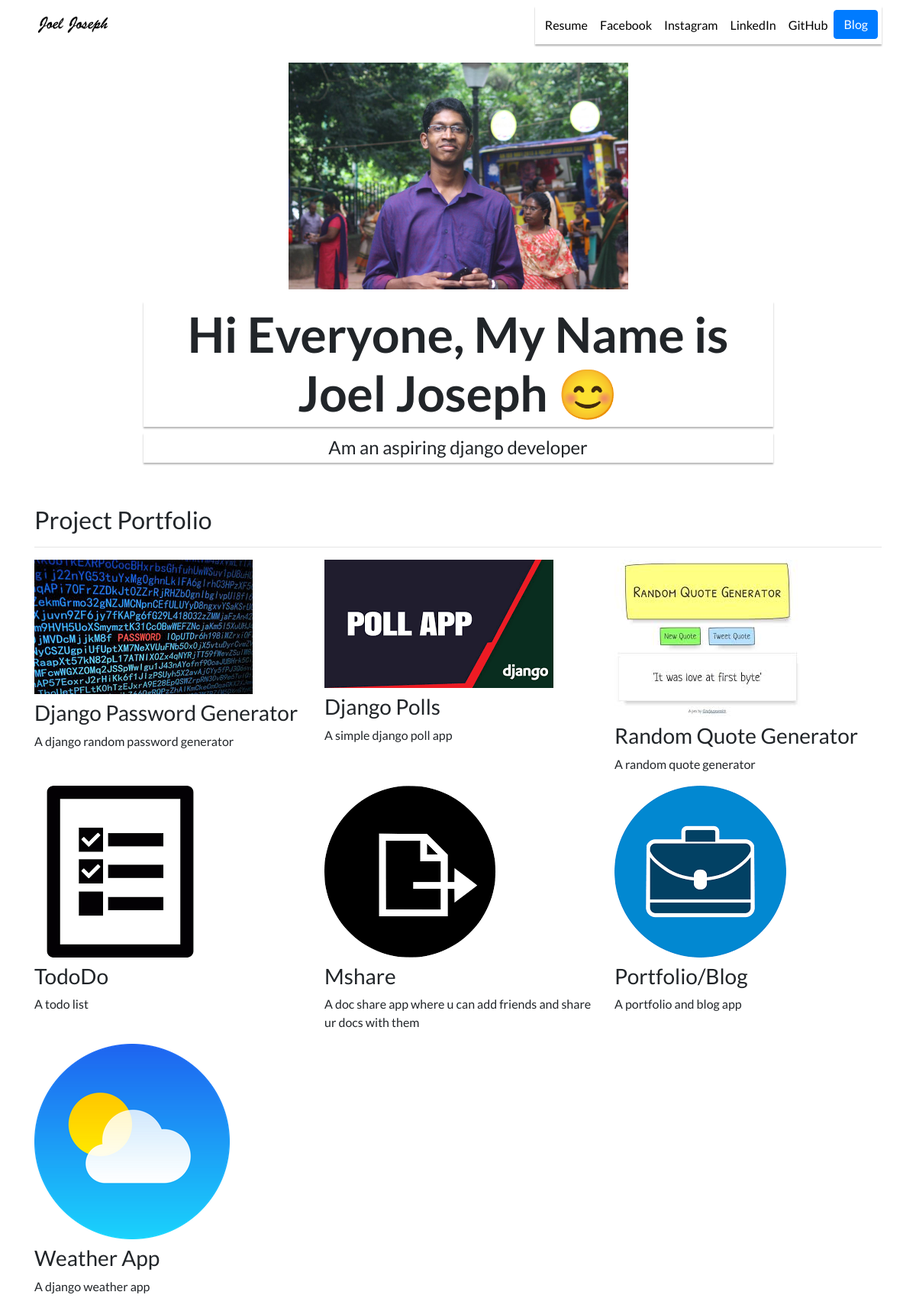
The page / on the database its author committed.
### portfolio/models.py (models this page shows, shortened)
class Project(models.Model):
    title=models.CharField(max_length=100)
    description=models.CharField(max_length=300)
    image=models.ImageField(upload_to='portfolio/images/')
    url=models.URLField(blank=True)

### portfolio/views.py (the view)
# urls.py: 2. Add a URL to urlpatterns:  path('', views.home, name='home')
def home(request):
    projects = Project.objects.all()
    return render(request,'portfolio/home.html', {'projects':projects})

### portfolio/templates/portfolio/home.html
{% extends "portfolio/base.html" %}
{% load static %}
{% block content %}
<div class="row justify-content-center my-3">
  <div class="col-5">
    <img src="{% static 'portfolio/IMG_9255.jpg' %}" class="img-fluid">
  </div>
</div>
<div class="row justify-content-center mb-3">
  <div class="col-md-9 text-center">
    <h2 id="hometext" class="font-weight-bold" style="background:white;
box-shadow: 0px 2px 2px rgba(0, 0, 0, 0.3);
padding: 5px;">Hi Everyone, My Name is Joel Joseph 😊</h2>
		<h4 style="background:white;
box-shadow: 0px 2px 2px rgba(0, 0, 0, 0.3);
padding: 5px;"> Am an aspiring django developer </h4>
  </div>
</div>
<h2 class="mt-5">Project Portfolio</h2>
<hr>
<div class="row">
  {% for project in projects %}
  <div class="col-lg-4 col-md-6">
    {% if project.url %}
    <a href="{{ project.url }}">
      <img src="{{ project.image.url }}" class="img-fluid mb-2">
    </a>
    {% else %}
    <img src="{{ project.image.url }}" class="img-fluid mb-2">
    {% endif %}
    <h3>{{ project.title }}</h3>
    <p>{{ project.description }}</p>
  </div>
  {% endfor %}
</div>
{% endblock %}

### portfolio/templates/portfolio/base.html (shortened to what this page needs)
{% load static %}
<!doctype html>
<html lang="en">
<head>
  <link rel="stylesheet" href="https://stackpath.bootstrapcdn.com/bootstrap/4.4.1/css/bootstrap.min.css">
  <link rel="stylesheet" href="{% static 'portfolio/custom.css' %}">
</head>
<body>
  <nav id="topNav" class="navbar navbar-expand-md navbar-light">
    <div class="container">
      <a class="navbar-brand" href="{% url 'home' %}">
        <img src="{% static 'portfolio/Logo.jpg' %}" width="100" height="30" class="d-inline-block align-top" alt="Joel's Logo">
      </a>
      <div class="collapse navbar-collapse text-center" id="navbarNav">
        <ul class="navbar-nav ml-auto" style="background:white;
box-shadow: 0px 2px 2px rgba(0, 0, 0, 0.3);
padding: 5px;">
          <li class="nav-item">
            <a class="nav-link" href="{% static 'portfolio/resume.pdf' %}">Resume</a>
          </li>
          <li class="nav-item">
            <a class="nav-link" href="https://www.facebook.com/joel.shaji.9862/" target="_blank">Facebook</a>
          </li>
          <li class="nav-item">
            <a class="nav-link" href="https://www.instagram.com/joeljoseph____" target="_blank">Instagram</a>
          </li>
		  <li class="nav-item">
            <a class="nav-link" href="https://www.linkedin.com/in/joel-joseph-a52a1a17b/" target="_blank">LinkedIn</a>
          </li>
		  <li class="nav-item">
            <a class="nav-link" href="https://github.com/JoelJoseph01" target="_blank">GitHub</a>
          </li>
          <li>
            <a role="button" href="{% url 'blog:all_blogs' %}" class="btn btn-primary">Blog</a>
          </li>
        </ul>
      </div>
    </div>
  </nav>
  <div class="container">
    {% block content %}{% endblock %}
  </div>
</body>
</html>

### portfolio/static/portfolio/custom.css (style rules this page uses)
.navbar-nav .nav-link { color: rgba(0,0,0,1) !important; }
body { font-family: 'Lato', sans-serif; }
@media (min-width: 992px) { #hometext { font-size: 4rem; } }

### rows shown on the page
Project: image (picture), title "Django Password Generator", description "A django random password generator"
Project: image (picture), title "Django Polls", description "A simple django poll app"
Project: image (picture), title "Random Quote Generator", description "A random quote generator"
Project: image (picture), title "TodoDo", description "A todo list"
Project: image (picture), title "Mshare", description "A doc share app where u can add friends and share ur docs with them"
Project: image (picture), title "Portfolio/Blog", description "A portfolio and blog app"
Project: image (picture), title "Weather App", description "A django weather app"
